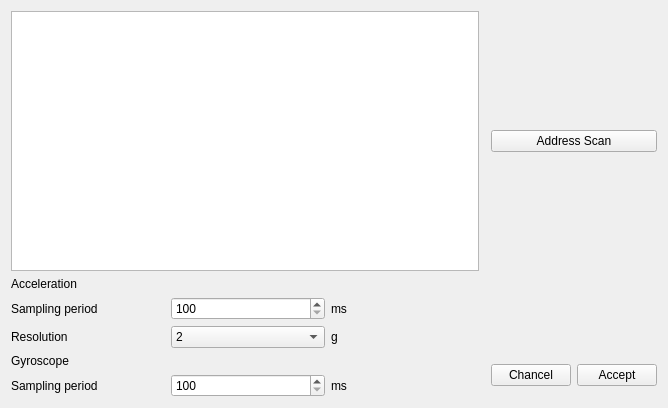
<?xml version="1.0" encoding="UTF-8"?>
<ui version="4.0">
 <class>scanner</class>
 <widget class="QWidget" name="scanner">
  <property name="geometry">
   <rect>
    <x>0</x>
    <y>0</y>
    <width>668</width>
    <height>408</height>
   </rect>
  </property>
  <property name="windowTitle">
   <string>Device Scaner</string>
  </property>
  <layout class="QGridLayout" name="gridLayout">
   <item row="0" column="0">
    <widget class="QListWidget" name="lst_devices"/>
   </item>
   <item row="3" column="2">
    <layout class="QHBoxLayout" name="horizontalLayout">
     <item>
      <widget class="QPushButton" name="btn_chancel">
       <property name="text">
        <string>Chancel</string>
       </property>
      </widget>
     </item>
     <item>
      <widget class="QPushButton" name="btn_accept">
       <property name="text">
        <string>Accept</string>
       </property>
      </widget>
     </item>
    </layout>
   </item>
   <item row="0" column="2">
    <widget class="QPushButton" name="btn_start_scan">
     <property name="text">
      <string>Address Scan</string>
     </property>
    </widget>
   </item>
   <item row="2" column="0" colspan="2">
    <layout class="QGridLayout" name="gridLayout_3">
     <item row="1" column="0">
      <widget class="QLabel" name="label_3">
       <property name="text">
        <string>Sampling period</string>
       </property>
      </widget>
     </item>
     <item row="0" column="0">
      <widget class="QLabel" name="label">
       <property name="text">
        <string>Acceleration</string>
       </property>
      </widget>
     </item>
     <item row="2" column="2">
      <widget class="QLabel" name="label_4">
       <property name="text">
        <string>g</string>
       </property>
      </widget>
     </item>
     <item row="1" column="1">
      <widget class="QSpinBox" name="sb_acc_sr">
       <property name="minimum">
        <number>100</number>
       </property>
       <property name="maximum">
        <number>1000</number>
       </property>
       <property name="singleStep">
        <number>10</number>
       </property>
      </widget>
     </item>
     <item row="1" column="2">
      <widget class="QLabel" name="label_5">
       <property name="text">
        <string>ms</string>
       </property>
      </widget>
     </item>
     <item row="2" column="0">
      <widget class="QLabel" name="label_2">
       <property name="text">
        <string>Resolution</string>
       </property>
      </widget>
     </item>
     <item row="2" column="1">
      <widget class="QComboBox" name="cmb_acc_res">
       <property name="editable">
        <bool>false</bool>
       </property>
       <item>
        <property name="text">
         <string>2</string>
        </property>
       </item>
       <item>
        <property name="text">
         <string>4</string>
        </property>
       </item>
       <item>
        <property name="text">
         <string>8</string>
        </property>
       </item>
      </widget>
     </item>
    </layout>
   </item>
   <item row="3" column="0" colspan="2">
    <layout class="QGridLayout" name="gridLayout_2">
     <item row="2" column="1">
      <widget class="QSpinBox" name="sb_gyro_sr">
       <property name="minimum">
        <number>100</number>
       </property>
       <property name="maximum">
        <number>1000</number>
       </property>
       <property name="singleStep">
        <number>10</number>
       </property>
      </widget>
     </item>
     <item row="2" column="2">
      <widget class="QLabel" name="label_9">
       <property name="text">
        <string>ms</string>
       </property>
      </widget>
     </item>
     <item row="2" column="0">
      <widget class="QLabel" name="label_7">
       <property name="text">
        <string>Sampling period</string>
       </property>
      </widget>
     </item>
     <item row="1" column="0">
      <widget class="QLabel" name="label_6">
       <property name="text">
        <string>Gyroscope</string>
       </property>
      </widget>
     </item>
    </layout>
   </item>
  </layout>
 </widget>
 <resources/>
 <connections/>
</ui>
